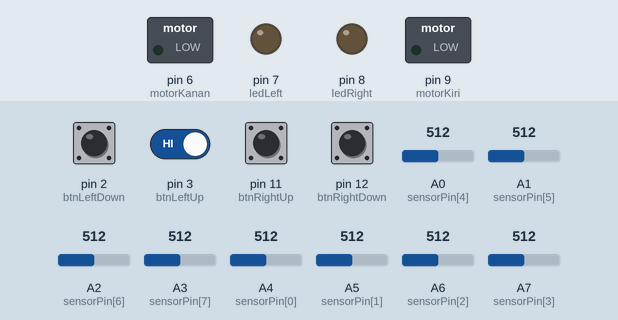
A sketch run on a simulated Arduino Nano, built with avr-gcc and run on an emulated ATmega328P. On the bench: switched loads named in the sketch (green lamp = pin HIGH), output pins drawn as LEDs (lit = HIGH). Dashed ring = blinking. The inputs (shaded band) are chosen by the test bench; at power-on: pin 2 (btnLeftDown), pin 3 (btnLeftUp), pin 11 (btnRightUp), pin 12 (btnRightDown) HIGH, A0 (sensorPin[4]) = 512, A7 (sensorPin[3]) = 512, A1 (sensorPin[5]) = 512, A2 (sensorPin[6]) = 512, A3 (sensorPin[7]) = 512, A4 (sensorPin[0]) = 512, A5 (sensorPin[1]) = 512, A6 (sensorPin[2]) = 512. EEPROM starts erased; what the sketch prints to the serial monitor is not drawn.

Above: at 1.8 s.
1.9 s: pin 2 (btnLeftDown) pulled LOW for 0.15 s
At 2.25 s:
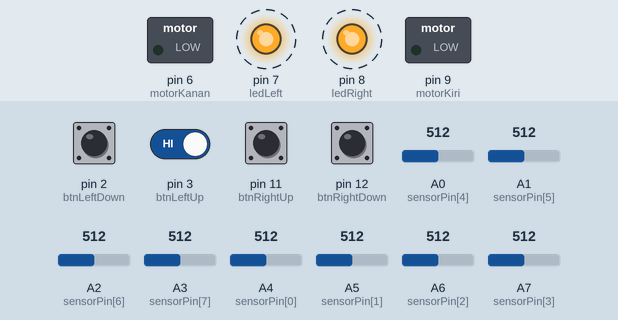
4.9 s: pin 2 (btnLeftDown) driven LOW and pin 3 (btnLeftUp) driven LOW
7.9 s: A0 (sensorPin[4]) set to 531
At 9.6 s:
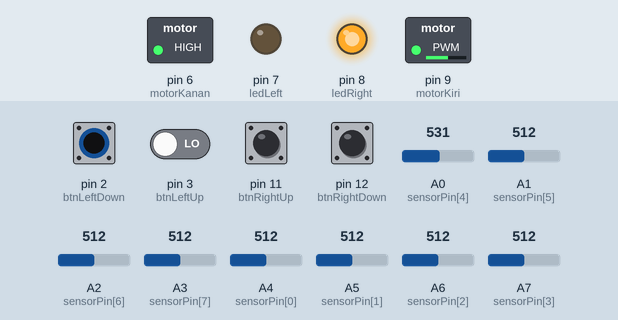
10.9 s: pin 11 (btnRightUp) pulled LOW for 0.15 s
At 12.4 s:
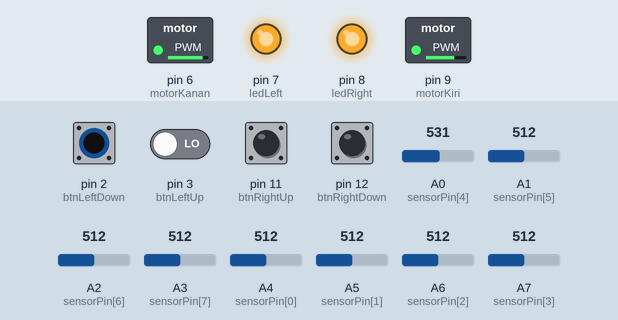
14.0 s: A7 (sensorPin[3]) set to 716
17.0 s: pin 12 (btnRightDown) pulled LOW for 1 s
At 20.7 s:
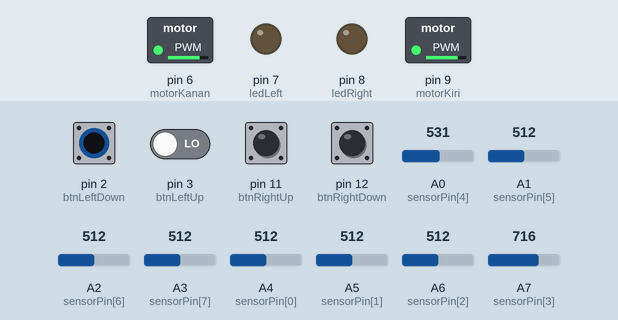
Timing chart, 0 to 21.4 s (numbered marks = the images above; inputs shaded):
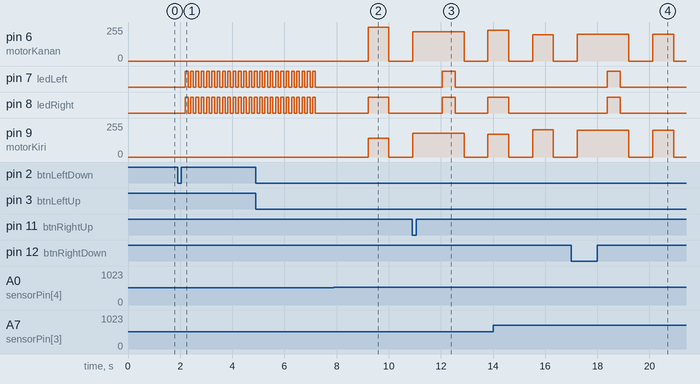

The sketch:

LineFollower_PID_Fuzzy.ino
```cpp
#include <EEPROM.h>

// --- EEPROM Address ---
const int EEPROM_SIGNATURE = 0;  // 1 byte signature to verify data validity
const int EEPROM_THRESHOLD = 1;  // 8 bytes for threshold values (1-8)
const int EEPROM_KP = 9;         // 4 bytes for Kp (float)
const int EEPROM_KD = 13;        // 4 bytes for Kd (float)
const int EEPROM_KI = 17;  // 4 bytes untuk Ki (setelah Kd)

// --- Tombol ---
const int btnRightUp = 11;
const int btnRightDown = 12;
const int btnLeftUp = 3;
const int btnLeftDown = 2;

// --- LED Arah ---
const int ledLeft = 7;
const int ledRight = 8;

// --- Motor ---
const int motorKiri = 9;
const int motorKanan = 6;

// --- Sensor IR ---
const int sensorPin[] = { A4, A5, A6, A7, A0, A1, A2, A3 };    // 8 sensor
int threshold[] = { 438, 442, 432, 418, 421, 399, 427, 427 };  // Default

// --- PID & Speed ---
float Kp = 12.0;
float Ki = 5.0;
float Kd = 2.0;
int baseSpeed = 200;
int LastError = 0;
float errorSum = 0;                 // Untuk perhitungan integral error
const float MAX_ERROR_SUM = 100.0;  // Batasan maksimum integral error (anti-windup)

// --- Variabel Waktu ---
unsigned long now = 0;
unsigned long lastTime = 0;
float timeChange = 0;

// --- State Control ---
int systemState = 0;  // Kontrol state program

// --- Blinking LED ---
unsigned long lastBlinkTime = 0;
bool ledState = false;
const int blinkInterval = 100;

// --- Timer Monitoring ---
unsigned long lastMonitorTime = 0;
const int monitorInterval = 200; // interval tampil data (ms)

int kecepatanNow = 150;
unsigned long lastFuzzyTime = 0;
const int intervalFuzzy = 2000;


int fuzzySpeed(int error) {
  int absError = abs(error);

  if (absError == 0) {
    return 200;  // lurus → ngebut
  }
  else if (absError <= 2 || absError <= -2) {
    return 200;  // belok dikit
  }
  else if (absError <= 3 || absError <= -3) {
    return 180;  // belok sedang
  }
  else if (absError <= 4 || absError <= -4) {
    return 160;  // belok sedang
  }
  else if (absError <= 5 || absError <= -5) {
    return 140;  // belok sedang
  }
  else {
    return 100;  // belok tajam → pelan
  }
}

void nyalakanLED500ms() {
  digitalWrite(ledLeft, HIGH);
  digitalWrite(ledRight, HIGH);
  delay(500);
  digitalWrite(ledLeft, LOW);
  digitalWrite(ledRight, LOW);
}

void setup() {
  Serial.begin(9600);

  pinMode(btnRightUp, INPUT_PULLUP);
  pinMode(btnRightDown, INPUT_PULLUP);
  pinMode(btnLeftUp, INPUT_PULLUP);
  pinMode(btnLeftDown, INPUT_PULLUP);

  pinMode(ledLeft, OUTPUT);
  pinMode(ledRight, OUTPUT);
  pinMode(motorKiri, OUTPUT);
  pinMode(motorKanan, OUTPUT);

  for (int i = 0; i < 8; i++) {
    pinMode(sensorPin[i], INPUT);
  }

  // Baca data kalibrasi dari EEPROM jika ada
  bacaDataEEPROM();

  // Tampilkan data kalibrasi ke Serial Monitor
  tampilkanDataKalibrasi();

  Serial.println("Sistem Siap. Kontrol dengan tombol:");
  Serial.println("- Left Down: Kalibrasi & simpan ke EEPROM (State 1)");
  Serial.println("- Left Up: Jalankan dengan konfigurasi EEPROM (State 2)");
  Serial.println("- Saat robot berjalan:");
  Serial.println("  - Left Down: Kurangi Kp (State 3)");
  Serial.println("  - Left Up: Tambah Kp (State 4)");
  Serial.println("  - Right Down: Kurangi Kd (State 5)");
  Serial.println("  - Right Up: Tambah Kd (State 6)");
  Serial.println("  - Left Down + Left Up: Keluar ke menu utama");
}

void loop() {
  // Baca status tombol
  boolean leftDownPressed = (digitalRead(btnLeftDown) == LOW);
  boolean leftUpPressed = (digitalRead(btnLeftUp) == LOW);
  boolean rightDownPressed = (digitalRead(btnRightDown) == LOW);
  boolean rightUpPressed = (digitalRead(btnRightUp) == LOW);

  // Menjalankan program berdasarkan state
  switch (systemState) {
    case 0:  // Menu Utama
      // State 1: Kalibrasi dan simpan ke EEPROM (Left Down)
      if (leftDownPressed) {
        systemState = 1;
        Serial.println("\n>> State 1: Kalibrasi Sensor & Simpan EEPROM <<");
        delay(300);
      }

      // State 2: Jalankan robot dengan konfigurasi EEPROM (Left Up)
      if (leftUpPressed) {
        systemState = 2;
        errorSum = 0;
        Serial.println("\n>> State 2: Mode Line Follower dengan Konfigurasi EEPROM <<");
        delay(300);
      }
      break;

    case 1:  // Kalibrasi dan simpan ke EEPROM
      kalibrasiSensor();
      simpanDataEEPROM();
      tampilkanDataKalibrasi();
      systemState = 0;  // Kembali ke menu utama
      Serial.println(">> Kembali ke Menu Utama <<");
      delay(500);
      break;

    case 2:  // Mode Line Follower
      // Mulai menggerakkan robot
      jalanRobot();

      // State 3: Kurangi Kp (Left Down)
      if (leftDownPressed) {
        systemState = 3;
        Kp -= 1.0;
        if (Kp < 0) Kp = 0;
        Serial.print("\n>> State 3: Kp Dikurangi: ");
        Serial.println(Kp);
        simpanDataEEPROM();
        delay(300);
        systemState = 2;  // Kembali ke mode line follower
      }

      // State 4: Tambah Kp (Left Up)
      if (leftUpPressed) {
        systemState = 4;
        Kp += 1.0;
        Serial.print("\n>> State 4: Kp Ditambah: ");
        Serial.println(Kp);
        simpanDataEEPROM();
        delay(300);
        systemState = 2;  // Kembali ke mode line follower
      }

      // State 5: Kurangi Kd (Right Down)
      if (rightDownPressed) {
        systemState = 5;
        Kd -= 1.0;
        if (Kd < 0) Kd = 0;
        Serial.print("\n>> State 5: Kd Dikurangi: ");
        Serial.println(Kd);
        simpanDataEEPROM();
        delay(300);
        systemState = 2;  // Kembali ke mode line follower
      }

      // State 6: Tambah Kd (Right Up)
      if (rightUpPressed) {
        systemState = 6;
        Kd += 1.0;
        Serial.print("\n>> State 6: Kd Ditambah: ");
        Serial.println(Kd);
        simpanDataEEPROM();
        delay(300);
        systemState = 2;  // Kembali ke mode line follower
      }

      // State 7: Tambah Ki (Left Up + Right Up)
      if (leftUpPressed && rightUpPressed) {
        systemState = 7;

        Serial.println("\n>> State 7: Tambah Ki <<");

        nyalakanLED500ms();   // LED nyala 500 ms

        Ki += 1.0;
        errorSum = 0;

        Serial.print("Ki sekarang: ");
        Serial.println(Ki);

        simpanDataEEPROM();

        delay(300);
        systemState = 2;
      }

      // State 8: Kurangi Ki (Left Down + Right Down)
      if (leftDownPressed && rightDownPressed) {
        systemState = 8;

        Serial.println("\n>> State 8: Kurangi Ki <<");

        nyalakanLED500ms();   // LED nyala 500 ms

        Ki -= 1.0;
        if (Ki < 0) Ki = 0;
        errorSum = 0;

        Serial.print("Ki sekarang: ");
        Serial.println(Ki);

        simpanDataEEPROM();

        delay(300);
        systemState = 2;
      }

      // Keluar dari mode line follower (tekan Left Down + Left Up bersamaan)
      if (leftDownPressed && leftUpPressed) {
        stopMotor();
        Serial.println("\n>> Robot Dihentikan - Kembali ke Menu Utama <<");
        systemState = 0;
        delay(300);
      }

    delay(10);
    break;
  }
}

// Fungsi untuk menyimpan data kalibrasi ke EEPROM
void simpanDataEEPROM() {
  // Simpan nilai threshold
  for (int i = 0; i < 8; i++) {
    EEPROM.put(EEPROM_THRESHOLD + (i * sizeof(int)), threshold[i]);
  }
  // Simpan nilai Kp dan Kd
  EEPROM.put(EEPROM_KP, Kp);
  EEPROM.put(EEPROM_KD, Kd);
  EEPROM.put(EEPROM_KI, Ki);

    // Simpan signature untuk memastikan data valid
  EEPROM.write(EEPROM_SIGNATURE, 0xAA);

  Serial.println(">> Data Kalibrasi Tersimpan di EEPROM <<");
}

// Fungsi untuk membaca data kalibrasi dari EEPROM
void bacaDataEEPROM() {

  byte signature = EEPROM.read(EEPROM_SIGNATURE);

  if (signature == 0xAA) {

    for (int i = 0; i < 8; i++) {
      EEPROM.get(EEPROM_THRESHOLD + (i * sizeof(int)), threshold[i]);
    }

    EEPROM.get(EEPROM_KP, Kp);
    EEPROM.get(EEPROM_KD, Kd);
    EEPROM.get(EEPROM_KI, Ki);

    // VALIDASI
    bool dataValid = true;

    for (int i = 0; i < 8; i++) {
      if (threshold[i] < 100 || threshold[i] > 900) {
        dataValid = false;
      }
    }

    if (!dataValid) {
      Serial.println(">> Data EEPROM Rusak! Gunakan Default <<");

      int defaultThreshold[8] = {438, 442, 432, 418, 421, 399, 427, 427};

      for (int i = 0; i < 8; i++) {
        threshold[i] = defaultThreshold[i];
      }

      Kp = 12;
      Kd = 2;
    }

    Serial.println(">> Data EEPROM Dibaca <<");

  } else {
    Serial.println(">> EEPROM Kosong, Gunakan Default <<");
  }
}
// Tampilkan data kalibrasi ke Serial Monitor
void tampilkanDataKalibrasi() {
  Serial.println("\n=== DATA KALIBRASI SENSOR ===");
  for (int i = 0; i < 8; i++) {
    Serial.print("Sensor ");
    Serial.print(i + 1);
    Serial.print(" Threshold: ");
    Serial.println(threshold[i]);
  }

  Serial.println("\n=== PARAMETER PID ===");
  Serial.print("Kp: ");
  Serial.println(Kp);
  Serial.print("Kd: ");
  Serial.println(Kd);
  Serial.println("============================\n");
}

void kalibrasiSensor() {
  Serial.println(">> Kalibrasi Dimulai <<");
  int minVal[8], maxVal[8];

  // Inisialisasi
  for (int i = 0; i < 8; i++) {
    minVal[i] = 1023;
    maxVal[i] = 0;
  }

  // Loop pembacaan
  for (int t = 0; t < 100; t++) {
    // Kedipkan LED selama kalibrasi
    blinkLEDs();

    for (int i = 0; i < 8; i++) {
      int nilai = analogRead(sensorPin[i]);
      if (nilai < minVal[i]) minVal[i] = nilai;
      if (nilai > maxVal[i]) maxVal[i] = nilai;
    }

    delay(50);
  }

  // Hitung threshold & tampilkan
  for (int i = 0; i < 8; i++) {
    threshold[i] = (minVal[i] + maxVal[i]) / 2;
    Serial.print("Sensor ");
    Serial.print(i + 1);
    Serial.print(" Threshold: ");
    Serial.println(threshold[i]);
    delay(50);
  }

  digitalWrite(ledLeft, LOW);
  digitalWrite(ledRight, LOW);
  Serial.println(">> Kalibrasi Selesai <<\n");
}

// Fungsi untuk mengedipkan LED saat kalibrasi
void blinkLEDs() {
  unsigned long currentTime = millis();
  if (currentTime - lastBlinkTime >= blinkInterval) {
    lastBlinkTime = currentTime;
    ledState = !ledState;

    digitalWrite(ledLeft, ledState);
    digitalWrite(ledRight, ledState);
  }
}

String bacaSensor() {
  String kondisi = "";
  for (int i = 0; i < 8; i++) {
    int nilai = analogRead(sensorPin[i]);
    kondisi += (nilai > threshold[i]) ? "1" : "0";
  }
  return kondisi;
}

int hitungError(String kondisi) {
  if (kondisi == "10000000") return 7;
  else if (kondisi == "11000000") return 6;
  else if (kondisi == "01000000") return 5;
  else if (kondisi == "01100000") return 4;
  else if (kondisi == "00100000") return 3;
  else if (kondisi == "00110000") return 2;
  else if (kondisi == "00010000") return 1;
  else if (kondisi == "00011000") return 0;
  else if (kondisi == "00001000") return -1;
  else if (kondisi == "00001100") return -2;
  else if (kondisi == "00000100") return -3;
  else if (kondisi == "00000110") return -4;
  else if (kondisi == "00000010") return -5;
  else if (kondisi == "00000011") return -6;
  else if (kondisi == "00000001") return -7;
  else return LastError;
}

void jalanRobot() {
  String kondisi = bacaSensor();
  int error = hitungError(kondisi);

  hitungWaktu();  // panggil fungsi waktu

  // Integral
  errorSum += error * timeChange;

  if (errorSum > MAX_ERROR_SUM) errorSum = MAX_ERROR_SUM;
  if (errorSum < -MAX_ERROR_SUM) errorSum = -MAX_ERROR_SUM;

  if (error == 0) {
    errorSum *= 0.5;
  }

  int deltaError = error - LastError;
  int output = (Kp * error) + (Ki * errorSum) + (Kd * deltaError);

  // 🔥 FUZZY SPEED CONTROL
  kecepatanNow = fuzzySpeed(error);

  // PID tetap dipakai untuk arah
  int kiri = constrain(kecepatanNow + output, 0, 255);
  int kanan = constrain(kecepatanNow - output, 0, 255);

  analogWrite(motorKiri, kiri);
  analogWrite(motorKanan, kanan);

  // LED indikator
  unsigned long currentTime = millis();
  if (currentTime - lastBlinkTime >= blinkInterval) {
    lastBlinkTime = currentTime;
    ledState = !ledState;

    if (error > 0) {
      digitalWrite(ledLeft, ledState);
      digitalWrite(ledRight, LOW);
    } else if (error < 0) {
      digitalWrite(ledLeft, LOW);
      digitalWrite(ledRight, ledState);
    } else {
      digitalWrite(ledLeft, LOW);
      digitalWrite(ledRight, LOW);
    }
  }

  monitorSerial(error, kiri, kanan, kondisi);

  if (millis() - lastFuzzyTime >= intervalFuzzy) {
  lastFuzzyTime = millis();

  kecepatanNow = fuzzySpeed(error);

  Serial.print("Fuzzy Speed: ");
  Serial.println(kecepatanNow);
}

  LastError = error;
}

void monitorSerial(int error, int kiri, int kanan, String kondisi) {
  unsigned long currentMillis = millis();

  if (currentMillis - lastMonitorTime >= monitorInterval) {
    lastMonitorTime = currentMillis;

    Serial.print("Time(ms): ");
    Serial.print(currentMillis);

    Serial.print(" | Sensor: ");
    Serial.print(kondisi);

    Serial.print(" | Error: ");
    Serial.print(error);

    Serial.print(" | Kp: ");
    Serial.print(Kp);

    Serial.print(" | Ki: ");
    Serial.print(Ki);

    Serial.print(" | Kd: ");
    Serial.print(Kd);

    Serial.print(" | Motor Kiri: ");
    Serial.print(kiri);

    Serial.print(" | Motor Kanan: ");
    Serial.print(kanan);

    Serial.print(" | dt: ");
    Serial.print(timeChange, 4);

    Serial.println();
  }
}

void hitungWaktu() {
  now = millis();
  timeChange = (now - lastTime) / 1000.0;  // konversi ke detik
  lastTime = now;
}

void stopMotor() {
  analogWrite(motorKiri, 0);
  analogWrite(motorKanan, 0);
  digitalWrite(ledLeft, LOW);
  digitalWrite(ledRight, LOW);
}
```

Measured:
- the behaviour switches between 512 and 513 on A0 (sensorPin[4]) (found by bisection; images 1 and 2)
- after the input at 1.9 s, pin 7 (ledLeft), pin 8 (ledRight): alternates HIGH for 0.10 s and LOW for 0.10 s, starting after 0.30 s
- after the input at 7.9 s, pin 8 (ledRight): LOW → HIGH after 1.3 s, → LOW 0.80 s later
- after the input at 10.9 s, pin 7 (ledLeft): LOW → HIGH after 1.1 s, → LOW 0.50 s later
- after the input at 17.0 s, pin 7 (ledLeft), pin 8 (ledRight): LOW → HIGH after 1.4 s, → LOW 0.50 s later
